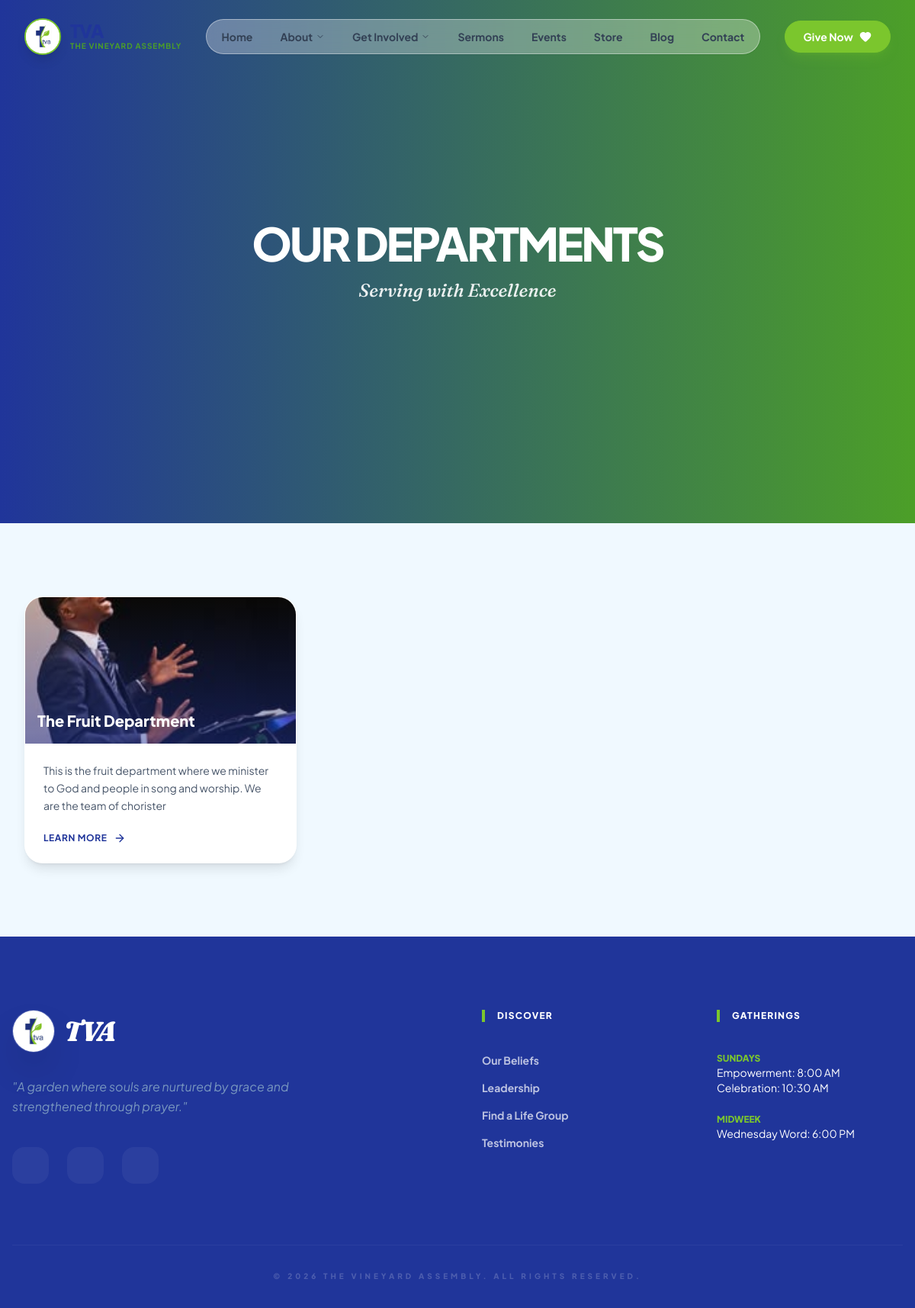
Screenshot of /departments/ with the database file from the repository.
### departments/models.py (models this page shows, shortened)
class Department(models.Model):
    name = models.CharField(max_length=200)
    slug = models.SlugField(unique=True, blank=True, help_text="Auto-generated from name")
    card_image = models.ImageField(upload_to='departments/cards/', help_text="Image displayed on the department list.")
    card_summary = models.TextField(help_text="Short description for the card overview.")
    hero_image = models.ImageField(upload_to='departments/heroes/', help_text="Large banner image for the department detail page.")
    content = CKEditor5Field('Content', config_name='default', help_text="Full details about the department (History, activities, etc.)")
    order = models.PositiveIntegerField(default=0, help_text="Order in the list (lowest first)")
    class Meta:
        ordering = ['order', 'name']

### departments/views.py (the view)
# urls.py: path('', views.department_list, name='department_list'),
def department_list(request):
    departments = Department.objects.all()
    return render(request, 'department_list.html', {'departments': departments})

### payments/context_processors.py (called while the page is built)
def payment_info(request):
    return {
        'bank_info': BankDetail.objects.filter(is_active=True).first()
    }

### templates/department_list.html (shortened to what this page needs)
{% extends 'base.html' %}
{% load static %}
{% block content %}
<div class="relative w-full h-[40vh] flex items-center justify-center overflow-hidden">
    <div class="absolute inset-0 bg-gradient-to-r from-primary to-accent">
    </div>
    <div class="relative z-10 text-center px-4 max-w-4xl mx-auto">
        <h1 class="text-4xl md:text-6xl font-black text-white mb-4 tracking-tighter uppercase">Our Departments</h1>
        <p class="text-lg md:text-2xl text-white/90 font-medium font-serif italic"> Serving with Excellence</p>
    </div>
</div>
<section class="py-24 bg-brandLight">
    <div class="max-w-7xl mx-auto px-4 sm:px-6 lg:px-8">
        <div class="grid grid-cols-1 md:grid-cols-2 lg:grid-cols-3 gap-8">
            {% for department in departments %}
            <div class="group relative animate-on-scroll" style="animation-delay: {{ forloop.counter0 }}00ms;">
                <div class="glass-card h-full rounded-3xl overflow-hidden hover:transform hover:-translate-y-2 transition-all duration-300 border border-white/40 shadow-lg bg-white flex flex-col">
                    <div class="h-48 overflow-hidden relative">
                        {% if department.card_image %}
                            <img src="{{ department.card_image.url }}" alt="{{ department.name }}" class="w-full h-full object-cover group-hover:scale-110 transition-transform duration-500">
                        {% else %}
                            <div class="w-full h-full bg-primary/10 flex items-center justify-center">
                                <i data-lucide="users" class="w-12 h-12 text-primary/40"></i>
                            </div>
                        {% endif %}
                        <div class="absolute inset-0 bg-gradient-to-t from-primary/80 to-transparent opacity-60"></div>
                        <h3 class="absolute bottom-4 left-4 text-white font-black text-xl z-10">{{ department.name }}</h3>
                    </div>
                    <div class="p-6 flex-grow flex flex-col justify-between">
                        <p class="text-slate-600 mb-6 line-clamp-3 text-sm leading-relaxed">
                            {{ department.card_summary }}
                        </p>
                        <a href="{% url 'department_detail' department.slug %}" class="inline-flex items-center gap-2 text-primary font-bold hover:text-secondary transition-colors uppercase text-xs tracking-wider">
                            Learn More <i data-lucide="arrow-right" class="w-4 h-4"></i>
                        </a>
                    </div>
                </div>
            </div>
            {% empty %}
            <div class="col-span-full text-center py-20">
                <p class="text-slate-500 italic">No departments have been added yet.</p>
            </div>
            {% endfor %}
        </div>
    </div>
</section>
{% endblock %}

### static/style.css (style rules this page uses)
:root { --brand-primary: #1F317D; --brand-secondary: #81C225; --brand-accent: #010066; }
body { font-family: 'Plus Jakarta Sans', sans-serif; background-color: #c2f2ff; color: #1a1a1a; overflow-x: hidden; }
.glass-card { background: rgba(255, 255, 255, 0.25); backdrop-filter: blur(16px); -webkit-backdrop-filter: blur(16px); border: 1px solid rgba(255, 255, 255, 0.3); box-shadow: 0 8px 32px 0 rgba(31, 38, 135, 0.15); }

### rows the page displays
Department: card_image (picture), name "The Fruit Department", card_summary "This is the fruit department where we minister to God and people in song and worship. We are the team of chorister"
